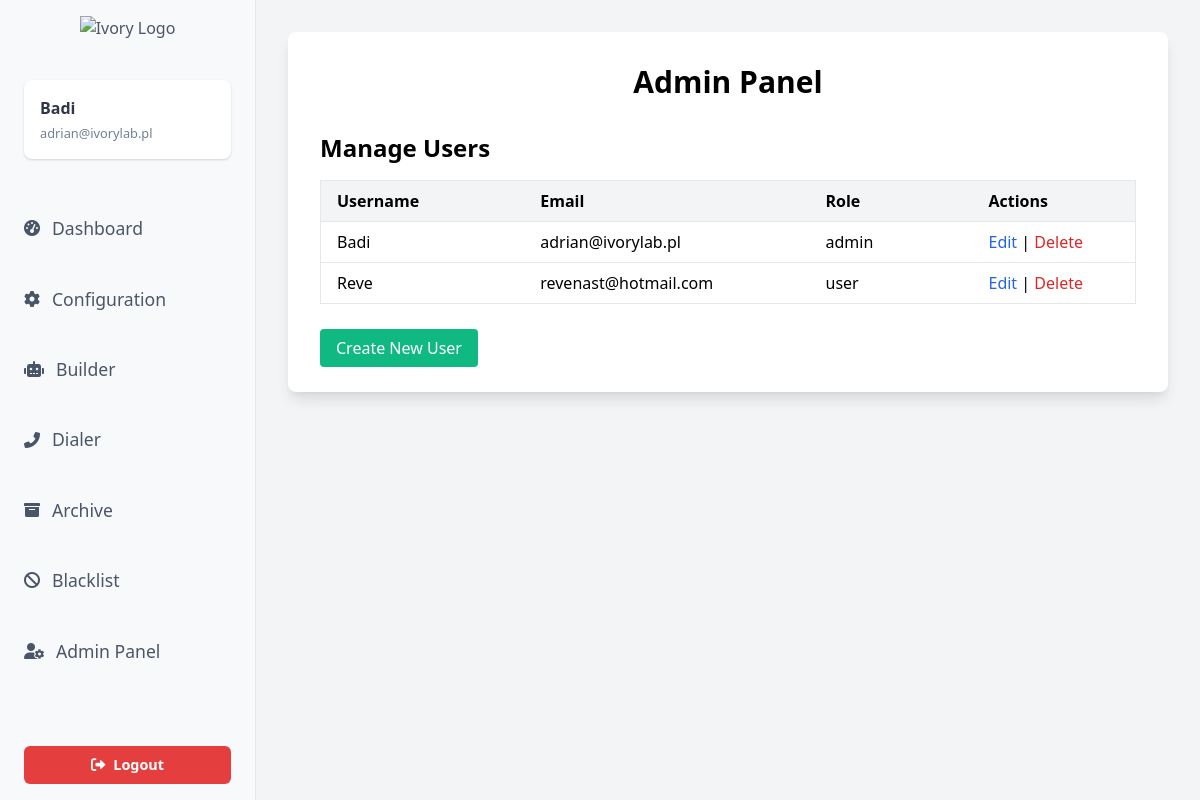
The page /admin (signed in) on the database its author committed.
### app.py (models this page shows, shortened)
class User(UserMixin, db.Model):
    __tablename__ = 'users'
    id = db.Column(db.Integer, primary_key=True)
    username = db.Column(db.String(50), unique=True, nullable=False)
    email = db.Column(db.String(150), unique=True, nullable=False)
    password = db.Column(db.String(150), nullable=False)
    role = db.Column(db.String(50), nullable=False)
    is_admin = db.Column(db.Boolean, default=False)
    blacklist = db.Column(db.Text)  # Przechowuj zablokowane numery jako ciąg znaków oddzielony przecinkami

### app.py (the view)
@app.route('/admin')
@login_required
def admin_panel():
    if current_user.is_admin:
        users = User.query.all()
        return render_template('admin.html', users=users)
    else:
        flash('Access denied.', 'danger')
        return redirect(url_for('dashboard'))

### app.py (called while the page is built)
@login_manager.user_loader
def load_user(user_id):
    return db.session.get(User, int(user_id))

@app.teardown_appcontext
def close_connection(exception):
    db = getattr(g, '_database', None)
    if db is not None:
        db.close()

### templates/admin.html (shortened to what this page needs)
<!DOCTYPE html>
<html lang="en">
<head>
    <link rel="stylesheet" href="https://cdnjs.cloudflare.com/ajax/libs/font-awesome/6.0.0-beta3/css/all.min.css">
    <link href="https://cdn.jsdelivr.net/npm/tailwindcss@2.2.19/dist/tailwind.min.css" rel="stylesheet">
</head>
<body class="bg-gray-100 flex h-screen">
    {% include 'sidebar.html' %}
    <div class="flex-1 p-8 overflow-auto">
        <div class="bg-white p-8 rounded-lg shadow-lg">
            <h1 class="text-3xl font-bold mb-8 text-center">Admin Panel</h1>
            <h2 class="text-2xl font-semibold mb-4">Manage Users</h2>
            <table class="min-w-full bg-white border border-gray-200 table-auto">
                <thead class="bg-gray-100">
                    <tr>
                        <th class="py-2 px-4 border-b">Username</th>
                        <th class="py-2 px-4 border-b">Email</th>
                        <th class="py-2 px-4 border-b">Role</th>
                        <th class="py-2 px-4 border-b">Actions</th>
                    </tr>
                </thead>
                <tbody>
                    {% for user in users %}
                    <tr>
                        <td class="py-2 px-4 border-b">{{ user.username }}</td>
                        <td class="py-2 px-4 border-b">{{ user.email }}</td>
                        <td class="py-2 px-4 border-b">{{ user.role }}</td>
                        <td class="py-2 px-4 border-b">
                            <a href="{{ url_for('edit_user', user_id=user.id) }}" class="text-blue-600">Edit</a> |
                            <form action="{{ url_for('delete_user', user_id=user.id) }}" method="post" style="display:inline;">
                                <button type="submit" class="text-red-600">Delete</button>
                            </form>
                        </td>
                    </tr>
                    {% endfor %}
                </tbody>
            </table>
            <div class="mt-8">
                <a href="{{ url_for('register') }}" class="bg-green-500 text-white px-4 py-2 rounded">Create New User</a>
            </div>
        </div>
    </div>
</body>
</html>

### templates/sidebar.html (shortened to what this page needs)
<aside class="w-64 bg-gray-50 dark:bg-gray-800 border-r dark:border-gray-600 flex flex-col justify-between transition-transform duration-300 ease-in-out">
    <div class="sidebar" id="sidebar">
        <div class="px-6 mb-6">
            <a href="#" class="flex items-center justify-center mb-6">
                <img src="https://i.ibb.co/nBX0JDY/Asset-3.png" class="logo" alt="Ivory Logo">
            </a>
            <div class="user-info flex items-center">
                <div>
                    <h2>{{ current_user.username }}</h2>
                    <p>{{ current_user.email }}</p>
                </div>
            </div>
        </div>
        <ul class="nav space-y-1">
            <li>
                <a href="/dashboard" class="sidebar-link">
                    <i class="fas fa-tachometer-alt icon"></i>
                    <span>Dashboard</span>
                </a>
            </li>
            <li>
                <a href="/configuration" class="sidebar-link">
                    <i class="fas fa-cog icon"></i>
                    <span>Configuration</span>
                </a>
            </li>
            <li>
                <a href="{{ url_for('builder') }}" class="sidebar-link">
                    <i class="fas fa-robot icon"></i>
                    Builder
                </a>
            </li>
            <li>
                <a href="/dialer" class="sidebar-link">
                    <i class="fas fa-phone-alt icon"></i>
                    <span>Dialer</span>
                </a>
            </li>
            <li>
                <a href="/archive" class="sidebar-link">
                    <i class="fas fa-archive icon"></i>
                    <span>Archive</span>
                </a>
            </li>
            <li>
                <a href="{{ url_for('blacklist') }}" class="sidebar-link">
                    <i class="fas fa-ban icon"></i>
                    <span>Blacklist</span>
                </a>
            </li>
            <li>
                <a href="/admin" class="sidebar-link">
                    <i class="fas fa-user-cog icon"></i>
                    <span>Admin Panel</span>
                </a>
            </li>
        </ul>
        <a href="{{ url_for('logout') }}" class="logout mt-auto">
            <i class="fas fa-sign-out-alt mr-2"></i>Logout
        </a>
    </div>
</aside>

### templates/admin.html (style rules this page uses)
table th, table td { text-align: left; }
table th:nth-child(1), table td:nth-child(1) { width: 25%; }
table th:nth-child(2), table td:nth-child(2) { width: 35%; }
table th:nth-child(3), table td:nth-child(3) { width: 20%; }
table th:nth-child(4), table td:nth-child(4) { width: 20%; }

### templates/sidebar.html (style rules this page uses)
.sidebar-link { font-size: 1.1rem; margin-bottom: 0.5rem; color: #4a5568; }
.sidebar { color: #4a5568; background-color: #f8f9fa; padding-top: 1rem; min-width: 250px; height: 100vh; display: flex; flex-direction: column; }
.sidebar img.logo { max-width: 70%; height: auto; margin-bottom: 1rem; }
.sidebar .user-info { text-align: left; margin-bottom: 1rem; padding: 1rem; background-color: #ffffff; border-radius: 0.5rem; box-shadow: 0 1px 3px 0 rgba(0, 0, 0, 0.1), 0 1px 2px 0 rgba(0, 0, 0, 0.06); }
.sidebar .user-info h2 { font-size: 1rem; font-weight: 600; margin: 0; color: #2d3748; }
.sidebar .user-info p { font-size: 0.8rem; color: #718096; margin-top: 0.25rem; }
.sidebar .nav { width: 100%; list-style: none; padding: 0; flex-grow: 1; }
.sidebar .nav li { width: 100%; padding: 0.25rem 0; }
.sidebar .nav li a { color: #4a5568; text-decoration: none; font-weight: 500; display: flex; align-items: center; padding: 0.75rem 1.5rem; border-radius: 0.375rem; transition: background-color 0.3s, color 0.3s; }
.sidebar .nav li a .icon { margin-right: 0.75rem; font-size: 1rem; }
.sidebar .logout { margin: 1rem 1.5rem; background-color: #e53e3e; color: white; padding: 0.5rem 1rem; text-align: center; border-radius: 0.375rem; text-decoration: none; font-weight: 600; font-size: 0.9rem; transition: background-color 0.3s; }

### rows shown on the page
User: username "Badi", email "adrian@ivorylab.pl", role "admin"
User: username "Reve", email "revenast@hotmail.com", role "user"
